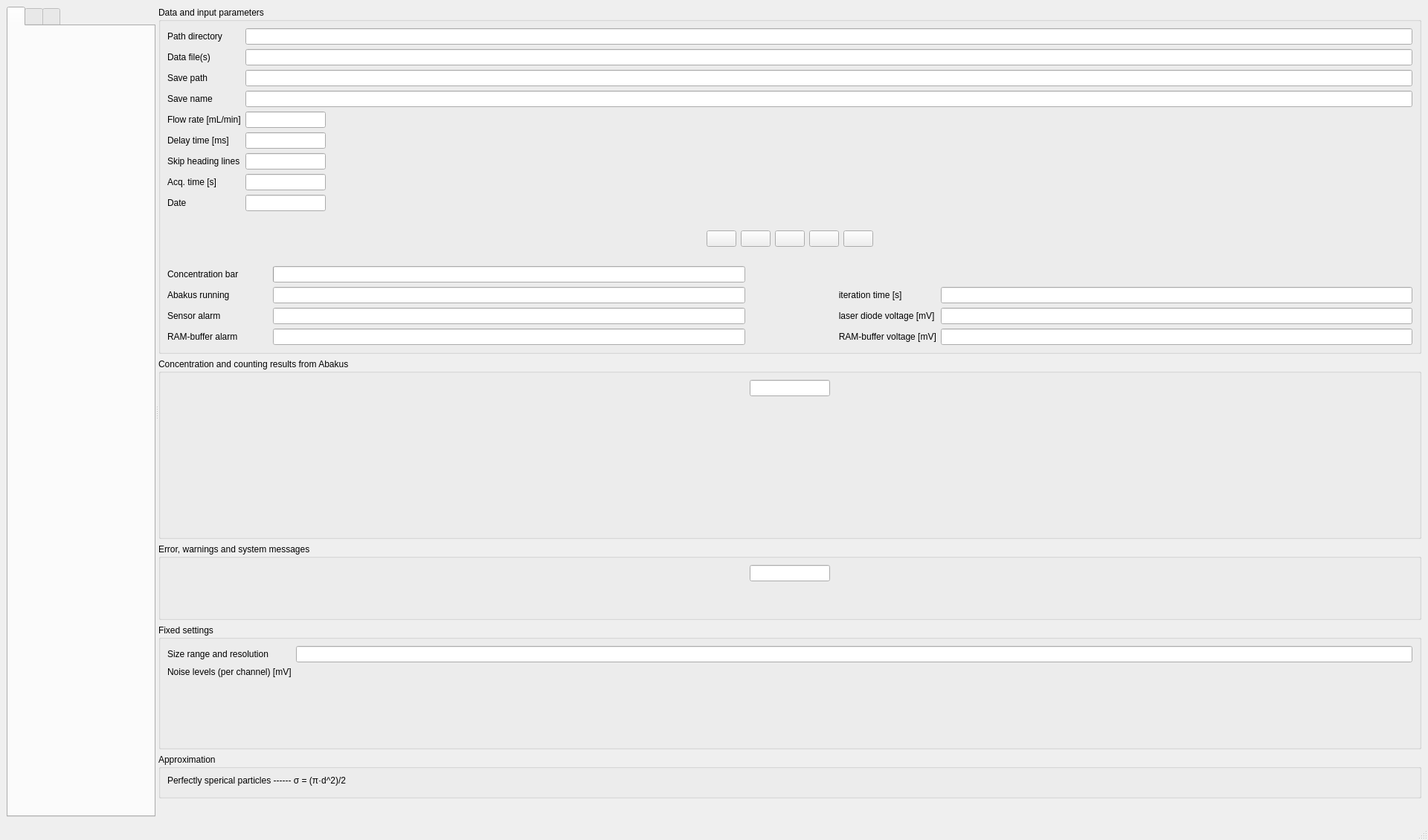
<?xml version="1.0" encoding="UTF-8"?>
<ui version="4.0">
 <class>MainWindow</class>
 <widget class="QMainWindow" name="MainWindow">
  <property name="geometry">
   <rect>
    <x>0</x>
    <y>0</y>
    <width>1920</width>
    <height>1130</height>
   </rect>
  </property>
  <property name="windowTitle">
   <string>DEDALO - Device for Enhanced Dust Analysis with Light Obscuration sensors</string>
  </property>
  <widget class="QWidget" name="centralwidget">
   <layout class="QVBoxLayout" name="verticalLayout_4">
    <item>
     <widget class="QSplitter" name="splitter_3">
      <property name="orientation">
       <enum>Qt::Horizontal</enum>
      </property>
      
      <widget class="QTabWidget" name="tab_widget_d">
       <property name="currentIndex">
        <number>0</number>
       </property>
       <widget class="QWidget" name="tab_d">
        <layout class="QVBoxLayout" name="verticalLayout_3">
         <item>
          <widget class="QSplitter" name="splitter_2">
           <property name="orientation">
            <enum>Qt::Vertical</enum>
           </property>
           <widget class="First_Panel" name="first_panel" native="true"/>
          </widget>
         </item>
        </layout>
       </widget>

       <widget class="QWidget" name="tab_time">
        <layout class="QVBoxLayout" name="verticalLayout_2">
         <item>
          <widget class="QSplitter" name="splitter">
           <property name="orientation">
            <enum>Qt::Vertical</enum>
           </property>
           <widget class="Second_Panel" name="second_panel" native="true"/>
          </widget>
         </item>
        </layout>
       </widget>

       <widget class="QWidget" name="tab_voltage">
        <layout class="QVBoxLayout" name="verticalLayout_2">
         <item>
          <widget class="QSplitter" name="splitter">
           <property name="orientation">
            <enum>Qt::Vertical</enum>
           </property>
           <widget class="Third_Panel" name="third_panel" native="true"/>
          </widget>
         </item>
        </layout>
       </widget>
      </widget>

      <widget class="QWidget" name="layoutWidget">
       <layout class="QVBoxLayout" name="verticalLayout_5">
        <item>
         <widget class="QGroupBox" name="groupBox_data">
          <property name="title">
           <string>Data and input parameters</string>
          </property>
          <layout class="QVBoxLayout" name="verticalLayout">
           <item>
            <layout class="QGridLayout" name="gridLayout">
             <item row="0" column="0">
              <widget class="QLabel" name="label_10">
               <property name="text">
                <string>Path directory</string>
               </property>
              </widget>
             </item>
             <item row="0" column="1">
              <widget class="QLineEdit" name="lineEdit_directory_path"/>
             </item>
             <item row="1" column="0">
              <widget class="QLabel" name="label_9">
               <property name="text">
                <string>Data file(s)</string>
               </property>
              </widget>
             </item>
             <item row="1" column="1">
              <widget class="QLineEdit" name="lineEdit_file_name"/>
             </item>
             <item row="2" column="0">
              <widget class="QLabel" name="label_9">
               <property name="text">
                <string>Save path</string>
               </property>
              </widget>
             </item>
             <item row="2" column="1">
              <widget class="QLineEdit" name="lineEdit_save_path"/>
             </item>
             <item row="3" column="0">
              <widget class="QLabel" name="label_9">
               <property name="text">
                <string>Save name</string>
               </property>
              </widget>
             </item>
             <item row="3" column="1">
              <widget class="QLineEdit" name="lineEdit_save_name"/>
             </item>
             <item row="4" column="0">
              <widget class="QLabel" name="label_4">
               <property name="text">
                <string>Flow rate [mL/min]</string>
               </property>
              </widget>
             </item>
             <item row="4" column="1">
              <widget class="QLineEdit" name="lineEdit_flow_rate">
               <property name="sizePolicy">
                <sizepolicy hsizetype="Fixed" vsizetype="Fixed">
                 <horstretch>0</horstretch>
                 <verstretch>0</verstretch>
                </sizepolicy>
               </property>
               <property name="alignment">
                <set>Qt::AlignLeft|Qt::AlignTrailing|Qt::AlignVCenter</set>
               </property>
              </widget>
             </item>
             <item row="6" column="0">
              <widget class="QLabel" name="label_4">
               <property name="text">
                <string>Delay time [ms]</string>
               </property>
              </widget>
             </item>
             <item row="6" column="1">
              <widget class="QLineEdit" name="lineEdit_delay">
               <property name="sizePolicy">
                <sizepolicy hsizetype="Fixed" vsizetype="Fixed">
                 <horstretch>0</horstretch>
                 <verstretch>0</verstretch>
                </sizepolicy>
               </property>
               <property name="alignment">
                <set>Qt::AlignLeft|Qt::AlignTrailing|Qt::AlignVCenter</set>
               </property>
              </widget>
             </item>
             <item row="8" column="0">
              <widget class="QLabel" name="label_2">
               <property name="text">
                <string>Skip heading lines</string>
               </property>
              </widget>
             </item>
             <item row="8" column="1">
              <widget class="QLineEdit" name="lineEdit_skip">
               <property name="sizePolicy">
                <sizepolicy hsizetype="Fixed" vsizetype="Fixed">
                 <horstretch>0</horstretch>
                 <verstretch>0</verstretch>
                </sizepolicy>
               </property>
               <property name="alignment">
                <set>Qt::AlignLeft|Qt::AlignTrailing|Qt::AlignVCenter</set>
               </property>
              </widget>
             </item>
             <item row="10" column="0">
              <widget class="QLabel" name="label_2">
               <property name="text">
                <string>Acq. time [s]</string>
               </property>
              </widget>
             </item>
             <item row="10" column="1">
              <widget class="QLineEdit" name="lineEdit_acq_time">
               <property name="sizePolicy">
                <sizepolicy hsizetype="Fixed" vsizetype="Fixed">
                 <horstretch>0</horstretch>
                 <verstretch>0</verstretch>
                </sizepolicy>
               </property>
               <property name="alignment">
                <set>Qt::AlignLeft|Qt::AlignTrailing|Qt::AlignVCenter</set>
               </property>
              </widget>
             </item>
             <item row="11" column="0">
              <widget class="QLabel" name="label_2">
               <property name="text">
                <string>Date</string>
               </property>
              </widget>
             </item>
             <item row="11" column="1">
              <widget class="QLineEdit" name="lineEdit_date_and_time">
               <property name="sizePolicy">
                <sizepolicy hsizetype="Fixed" vsizetype="Fixed">
                 <horstretch>0</horstretch>
                 <verstretch>0</verstretch>
                </sizepolicy>
               </property>
               <property name="alignment">
                <set>Qt::AlignLeft|Qt::AlignTrailing|Qt::AlignVCenter</set>
               </property>
              </widget>
             </item>
             <item row="12" column="0">
              <widget class="QLabel" name="label_separation">
               <property name="text">
                <string></string>
               </property>
              </widget>
             </item>
            </layout>
           </item>
           <item>
            <layout class="QHBoxLayout" name="horizontalLayout">
             <item>
              <spacer name="horizontalSpacer">
               <property name="orientation">
                <enum>Qt::Horizontal</enum>
               </property>
               <property name="sizeHint" stdset="0">
                <size>
                 <width>0</width>
                 <height>0</height>
                </size>
               </property>
              </spacer>
             </item>
             <item>
              <widget class="QPushButton" name="btn_live">
              </widget>
             </item>
             <item>
              <widget class="QPushButton" name="btn_run">
              </widget>
             </item>
             <item>
              <widget class="QPushButton" name="btn_save">
              </widget>
             </item>
             <item>
              <widget class="QPushButton" name="btn_pause">
               <property name="checkable">
                <bool>true</bool> 
               </property>
              </widget>
             </item>
             <item>
              <widget class="QPushButton" name="btn_stop">
              </widget>
             </item>
             <item>
              <spacer name="horizontalSpacer_2">
               <property name="orientation">
                <enum>Qt::Horizontal</enum>
               </property>
               <property name="sizeHint" stdset="0">
                <size>
                 <width>0</width>
                 <height>0</height>
                </size>
               </property>
              </spacer>
             </item>
            </layout>
           </item>
           <item>
            <layout class="QGridLayout" name="gridLayout">
             <item row="0" column="0">
              <widget class="QLabel" name="label_separation1">
               <property name="text">
                <string></string>
               </property>
              </widget>
             </item>
             <item row="1" column="0">
              <widget class="QLabel" name="label_a1">
               <property name="text">
                <string>Concentration bar            </string>
               </property>
              </widget>
             </item>
             <item row="1" column="1">
              <widget class="QProgressBar" name="progressbar"/>
             </item>
             <item row="2" column="0">
              <widget class="QLabel" name="label_a1">
               <property name="text">
                <string>Abakus running</string>
               </property>
              </widget>
             </item>
             <item row="2" column="1">
              <widget class="QLineEdit" name="lineEdit_abakus_run"/>
             </item>
             <item row="2" column="2">
              <widget class="QLabel" name="label_a1">
               <property name="text">
                <string>                                    iteration time [s]</string>
               </property>
              </widget>
             </item>
             <item row="2" column="3">
              <widget class="QLineEdit" name="lineEdit_iteration_time"/>
             </item>
             <item row="3" column="0">
              <widget class="QLabel" name="label_a2">
               <property name="text">
                <string>Sensor alarm</string>
               </property>
              </widget>
             </item>
             <item row="3" column="1">
              <widget class="QLineEdit" name="lineEdit_volt_control"/>
             </item>
             <item row="3" column="2">
              <widget class="QLabel" name="label_a2">
               <property name="text">
                <string>                                    laser diode voltage [mV]</string>
               </property>
              </widget>
             </item>
             <item row="3" column="3">
              <widget class="QLineEdit" name="lineEdit_volt"/>
             </item>
             <item row="4" column="0">
              <widget class="QLabel" name="label_a2">
               <property name="text">
                <string>RAM-buffer alarm</string>
               </property>
              </widget>
             </item>
             <item row="4" column="1">
              <widget class="QLineEdit" name="lineEdit_RAM_control"/>
             </item>
             <item row="4" column="2">
              <widget class="QLabel" name="label_a2">
               <property name="text">
                <string>                                    RAM-buffer voltage [mV]</string>
               </property>
              </widget>
             </item>
             <item row="4" column="3">
              <widget class="QLineEdit" name="lineEdit_RAM"/>
             </item>
            </layout>
           </item>
          </layout>
         </widget>
        </item>

        <item>
         <widget class="QGroupBox" name="groupBox_2">
          <property name="title">
           <string>Concentration and counting results from Abakus</string>
          </property>
          <layout class="QVBoxLayout" name="verticalLayout_6">
           <item>
            <layout class="QGridLayout" name="gridLayout_3">
             <item row="0">
              <widget class="QLineEdit" name="lineEdit_results">
               <property name="sizePolicy">
                <sizepolicy hsizetype="Fixed" vsizetype="Maximum">
                 <horstretch>0</horstretch>
                 <verstretch>1</verstretch>
                </sizepolicy>
               </property>
              </widget>
             </item>
             <item row="1" column="0">
              <widget class="QLabel" name="label_6">
               <property name="text">
                <string> </string>
               </property>
              </widget>
             </item>
             <item row="2" column="0">
              <widget class="QLabel" name="label_6">
               <property name="text">
                <string> </string>
               </property>
              </widget>
             </item>
             <item row="3" column="0">
              <widget class="QLabel" name="label_6">
               <property name="text">
                <string> </string>
               </property>
              </widget>
             </item>
             <item row="4" column="0">
              <widget class="QLabel" name="label_6">
               <property name="text">
                <string> </string>
               </property>
              </widget>
             </item>
             <item row="5" column="0">
              <widget class="QLabel" name="label_6">
               <property name="text">
                <string> </string>
               </property>
              </widget>
             </item>
             <item row="6" column="0">
              <widget class="QLabel" name="label_6">
               <property name="text">
                <string> </string>
               </property>
              </widget>
             </item>
             <item row="7" column="0">
              <widget class="QLabel" name="label_6">
               <property name="text">
                <string> </string>
               </property>
              </widget>
             </item>
             <item row="8" column="0">
              <widget class="QLabel" name="label_6">
               <property name="text">
                <string> </string>
               </property>
              </widget>
             </item>
             <item row="9" column="0">
              <widget class="QLabel" name="label_6">
               <property name="text">
                <string> </string>
               </property>
              </widget>
             </item>
            </layout>
           </item>
          </layout>
         </widget>
        </item>
        
        <item>
         <widget class="QGroupBox" name="groupBox_err">
          <property name="title">
           <string>Error, warnings and system messages</string>
          </property>
          <layout class="QVBoxLayout" name="verticalLayout_6">
           <item>
            <layout class="QGridLayout" name="gridLayout_3">
             <item row="0">
              <widget class="QLineEdit" name="lineEdit_err">
               <property name="sizePolicy">
                <sizepolicy hsizetype="Fixed" vsizetype="Maximum">
                 <horstretch>0</horstretch>
                 <verstretch>0</verstretch>
                </sizepolicy>
               </property>
              </widget>
             </item>
             <item row="1" column="0">
              <widget class="QLabel" name="label_6">
               <property name="text">
                <string> </string>
               </property>
              </widget>
             </item>
             <item row="2" column="0">
              <widget class="QLabel" name="label_6">
               <property name="text">
                <string> </string>
               </property>
              </widget>
             </item>
            </layout>
           </item>
          </layout>
         </widget>
        </item>

        <item>
         <widget class="QGroupBox" name="fixed_settings">
          <property name="title">
           <string>Fixed settings</string>
          </property>
          <layout class="QVBoxLayout" name="verticalLayout_6">
           <item>
            <layout class="QGridLayout" name="gridLayout_3">
             <item row="0" column="0">
              <widget class="QLabel" name="label_6">
               <property name="text">
                <string>Size range and resolution</string>
               </property>
              </widget>
             </item>
             <item row="0" column="1">
              <widget class="QLineEdit" name="lineEdit_size"/>
             </item>
             <item row="1" column="0">
              <widget class="QLabel" name="label_6">
               <property name="text">
                <string>Noise levels (per channel) [mV]</string>
               </property>
              </widget>
             </item>
             <item row="2" column="0">
              <widget class="QLabel" name="label_6">
               <property name="text">
                <string> </string>
               </property>
              </widget>
             </item>
             <item row="3" column="0">
              <widget class="QLabel" name="label_6">
               <property name="text">
                <string> </string>
               </property>
              </widget>
             </item>
             <item row="4" column="0">
              <widget class="QLabel" name="label_6">
               <property name="text">
                <string> </string>
               </property>
              </widget>
             </item>
             <item row="5" column="0">
              <widget class="QLabel" name="label_6">
               <property name="text">
                <string> </string>
               </property>
              </widget>
             </item>
            </layout>
           </item>
           <item>
            <layout class="QHBoxLayout" name="horizontalLayout_5">
             <item>
              <spacer name="horizontalSpacer_7">
               <property name="orientation">
                <enum>Qt::Horizontal</enum>
               </property>
               <property name="sizeHint" stdset="0">
                <size>
                 <width>40</width>
                 <height>5</height>
                </size>
               </property>
              </spacer>
             </item>
            </layout>
           </item>
          </layout>
         </widget>
        </item>

        <item>
         <widget class="QGroupBox" name="groupBox_3">
          <property name="title">
           <string>Approximation</string>
          </property>
          <layout class="QVBoxLayout" name="verticalLayout_6">
           <item>
            <layout class="QGridLayout" name="gridLayout_3">
             <item row="0" column="0">
              <widget class="QLabel" name="label_11">
               <property name="text">
                <string>Perfectly sperical particles ------ σ = (π·d^2)/2</string>
               </property>
              </widget>
             </item>
            </layout>
           </item>
           <item>
            <layout class="QHBoxLayout" name="horizontalLayout_5">
             <item>
              <spacer name="horizontalSpacer_7">
               <property name="orientation">
                <enum>Qt::Horizontal</enum>
               </property>
               <property name="sizeHint" stdset="0">
                <size>
                 <width>40</width>
                 <height>5</height>
                </size>
               </property>
              </spacer>
             </item>
            </layout>
           </item>
          </layout>
         </widget> 
        </item>
        
        <item>
         <spacer name="verticalSpacer">
          <property name="orientation">
           <enum>Qt::Vertical</enum>
          </property>
          <property name="sizeHint" stdset="0">
           <size>
            <width>20</width>
            <height>40</height>
           </size>
          </property>
         </spacer>
        </item>
       </layout>
      </widget>
     </widget>
    </item>
   </layout>
  </widget>
  <widget class="QMenuBar" name="menubar">
   <property name="geometry">
    <rect>
     <x>0</x>
     <y>0</y>
     <width>1203</width>
     <height>22</height>
    </rect>
   </property>
  </widget>
  <widget class="QStatusBar" name="statusbar"/>
 </widget>
 <customwidgets>
  <customwidget>
   <class>First_Panel</class>
   <extends>QWidget</extends>
   <header>my_widgets</header>
   <container>1</container>
  </customwidget>
  <customwidget>
   <class>Second_Panel</class>
   <extends>QWidget</extends>
   <header>my_widgets</header>
   <container>1</container>
  </customwidget>
  <customwidget>
   <class>Third_Panel</class>
   <extends>QWidget</extends>
   <header>my_widgets</header>
   <container>1</container>
  </customwidget>
 </customwidgets>
 <resources/>
 <connections/>
</ui>
